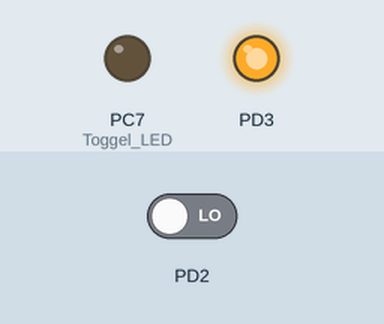
Bench run of a program on a simulated ATmega32, built with avr-gcc and emulated at 1.6 MHz. Parts: output pins drawn as LEDs (lit = HIGH). The inputs (shaded band) are chosen by the test bench; at power-on: PD2 LOW.

Above: at 1.2 s.
1.3 s: PD2 driven HIGH
At 3.0 s:
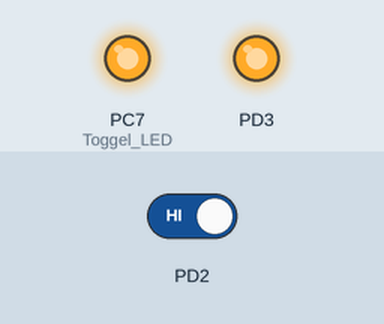
Timing chart, 0 to 4.5 s (numbered marks = the images above; inputs shaded):
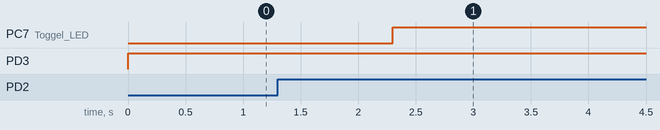

Measured:
- after the input at 1.3 s, PC7 (Toggel_LED): LOW → HIGH after 1.0 s

The program:

main.c
```c
/*
 * External_interupt.c
 *
 * Created: 5/4/2020 1:54:46 AM
 * Author : Lina
 */

#include <avr/io.h>
#include "avr/interrupt.h"
#include <util/delay.h>
#define F_CPU 1600000

#define Toggel_LED()         PORTC^=(1<<7)

volatile unsigned char flag =0;

void external_init();

int main(void)
{
	DDRC|=(1<<7);
	DDRD|=(1<<3);
	external_init();
    /* Replace with your application code */
    while (1)
    {
		PORTD|=(1<<3);
		if(flag==1)
		{
			Toggel_LED();
			// clear interrupt
			GICR=(1<<INT0);
			flag =0;
			_delay_ms(100);
		}
    }
}
void external_init(){
	MCUCR= (1<<ISC01)|(1<<ISC00);  // sense control
	GICR=(1<<INT0);   // enable for INTO
	sei();
}
ISR(INT0_vect){
flag =1;
_delay_ms(1000);
}
```
